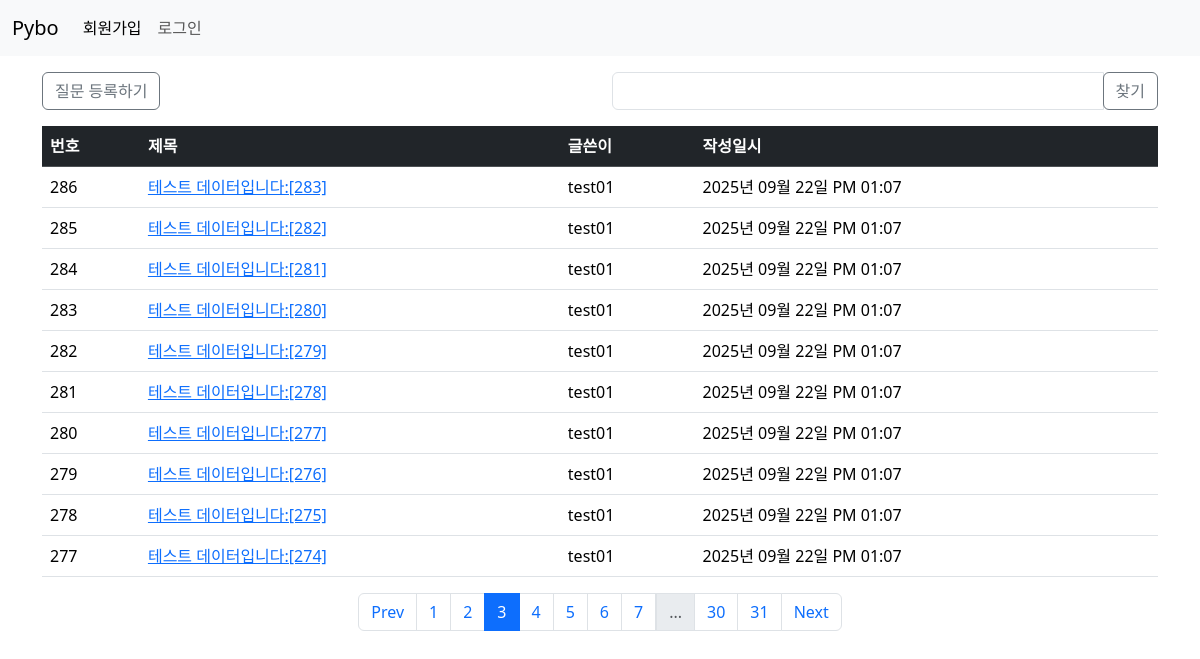
Screenshot of /question/list/?page=3 with the database file from the repository.
### pybo/models.py (models this page shows)
class Question(db.Model):    # class() -> 괄호 안에 내용 : 다른 클래스를 상속받을 때 괄호 안에 씀
    id = db.Column(db.Integer, primary_key=True)
    subject = db.Column(db.String(200), nullable=False) # not null = nullable
    content = db.Column(db.Text(), nullable=False)
    create_date = db.Column(db.DateTime(), nullable=False)
    user_id = db.Column(db.Integer, db.ForeignKey('user.id', ondelete='CASCADE'), nullable=False)
    user = db.relationship('User', backref=db.backref('question_set'))
    modify_date = db.Column(db.DateTime(), nullable=True)
    image_path = db.Column(db.String(200), nullable=True)

class User(db.Model):
    id = db.Column(db.Integer, primary_key=True) # 테이블에서 유일하게 구분할 수 있는 값들
    username = db.Column(db.String(150), unique=True, nullable=False) # unique = 중복 X
    password = db.Column(db.String(200), nullable=False)
    email = db.Column(db.String(120), unique=True, nullable=False)

### pybo/views/question_views.py (the view, shortened to what this page needs)
@bp.route('/list/')  # question으로 간 다음 하위인 list로 감
def _list():  # list는 예약어여서 앞에 _붙여줌
    page = request.args.get('page', default=1, type=int)  # 페이지 / request => url(question/list/) 가져와서 뒤에 페이지 파라미터 추가
    kw = request.args.get('kw', default='', type=str)  # 검색 키워드
    question_list = Question.query.order_by(Question.create_date.desc())
    question_list = question_list.paginate(page=page, per_page=10)  # 한 페이지에 보여야 할 게시글 수
    return render_template('question/question_list.html', question_list=question_list, page=page, kw=kw)

### pybo/filter.py (called while the page is built)
def format_datetime(value, fmt='%Y년 %m월 %d일 %p %I:%M'):
    return value.strftime(fmt)

### pybo/views/auth_views.py (called while the page is built)
@bp.before_app_request
def load_logged_in_user():
    user_id = session.get('user_id')
    if user_id is None:
        g.user = None # 플라스크에서 사용하는 객체 g => 컨텍스트 변수, 요청 -> 응답 과정에서 유효함, 사용자의 정보를 기억
    else:
        g.user= User.query.get(int(user_id)) # user의 정보(id, pw, em ...)을 다 가져와서 g에 저장

### pybo/templates/question/question_list.html (shortened to what this page needs)
{% extends 'base.html' %}
{% block content %}
<div class="container my-3">
    <div class="row my-3">
        <div class="col-6">
            <a href="{{ url_for('question.create') }}" class="btn btn-outline-secondary">질문 등록하기</a>
        </div>
        <div class="col-6">
            <div class="input-group">
                <input type="text" id="search_kw" class="form-control" value="{{ kw or '' }}">
                <div class="input-group-append">
                    <button class="btn btn-outline-secondary" id="btn_search">찾기</button>
                </div>
            </div>
        </div>
    </div>
    <table class="table table-hover">
        <thead>
        <tr class="table-dark">
            <th scope="col">번호</th>
            <th scope="col">제목</th>
            <th scope="col">글쓴이</th>
            <th scope="col">작성일시</th>
        </tr>
        </thead>
        <tbody>
        {% if question_list %}
        {% for question in question_list.items %}
        <tr>
            <td>{{ question_list.total - (question_list.page - 1) * question_list.per_page - loop.index0 }}</td>
            <td>
                <a href="{{ url_for('question.detail', question_id = question.id) }}">{{ question.subject }}</a>
            </td>
            <td>{{ question.user.username }}</td>
            <td>{{ question.create_date|datetime }}</td>
        </tr>
        {% endfor %} {% else %}
        <tr>
            <td colspan="3">질문이 없습니다.</td>
        </tr>
        {% endif %}
        </tbody>
    </table>
    <ul class="pagination justify-content-center">
        {% if question_list.has_prev %}
        <li class="page-item"><a data-page="{{ question_list.prev_num }}" href="javascript:void(0)" class="page-link">Prev</a></li>
        {% else %}
        <li class="page-item disabled"><a href="javascript:void(0)" class="page-link">Prev</a></li>
        {% endif %}
        {% for page_num in question_list.iter_pages() %}
        {% if page_num %}
        {% if page_num != question_list.page %}
        <li class="page-item">
            <a data-page="{{ page_num }}" class="page-link" href="javascript:void(0)">{{ page_num }}</a>
        </li>
        {% else %}
        <li class="page-item active">
            <a class="page-link" href="javascript:void(0)" aria-current="page">{{ page_num }}</a>
        </li>
        {% endif %}
        {% else %}
        <li class="disabled">
            <a class="page-link" href="javascript: void(0)">...</a>
        </li>
        {% endif %}
        {% endfor %}
        {% if question_list.has_next %}
        <li class="page-item">
            <a data-page="{{ question_list.next_num }}" href="javascript:void(0)" class="page-link">Next</a>
        </li>
        {% else %}
        <li class="page-item disabled">
            <a href="javascript:void(0)" class="page-link">Next</a></li>
        {% endif %}
    </ul>
</div>
{% endblock %}

### rows the page displays
Question: total "286", subject "테스트 데이터입니다:[283]", user.username "test01", create_date "2025년 09월 22일 PM 01:07"
Question: total "285", subject "테스트 데이터입니다:[282]", user.username "test01", create_date "2025년 09월 22일 PM 01:07"
Question: total "284", subject "테스트 데이터입니다:[281]", user.username "test01", create_date "2025년 09월 22일 PM 01:07"
Question: total "283", subject "테스트 데이터입니다:[280]", user.username "test01", create_date "2025년 09월 22일 PM 01:07"
Question: total "282", subject "테스트 데이터입니다:[279]", user.username "test01", create_date "2025년 09월 22일 PM 01:07"
Question: total "281", subject "테스트 데이터입니다:[278]", user.username "test01", create_date "2025년 09월 22일 PM 01:07"
Question: total "280", subject "테스트 데이터입니다:[277]", user.username "test01", create_date "2025년 09월 22일 PM 01:07"
Question: total "279", subject "테스트 데이터입니다:[276]", user.username "test01", create_date "2025년 09월 22일 PM 01:07"
Question: total "278", subject "테스트 데이터입니다:[275]", user.username "test01", create_date "2025년 09월 22일 PM 01:07"
Question: total "277", subject "테스트 데이터입니다:[274]", user.username "test01", create_date "2025년 09월 22일 PM 01:07"

### other values shown
{{ page_num }} "1" "2" "4" "5" "6" "7" "30" "31"
{{ page_num }} "3"
